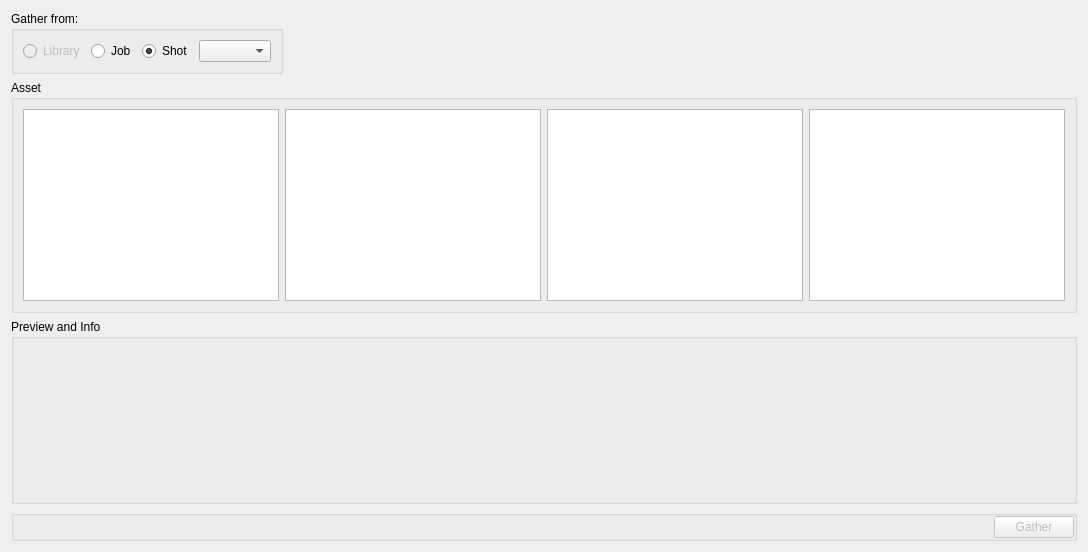
      <widget class="QWidget" name="gather_tab">
       <attribute name="title">
        <string>Gather</string>
       </attribute>
       <layout class="QVBoxLayout" name="verticalLayout_11">
        <item>
         <widget class="QFrame" name="gatherAssetTop_frame">
          <property name="sizePolicy">
           <sizepolicy hsizetype="Preferred" vsizetype="Maximum">
            <horstretch>0</horstretch>
            <verstretch>0</verstretch>
           </sizepolicy>
          </property>
          <property name="frameShape">
           <enum>QFrame::NoFrame</enum>
          </property>
          <property name="frameShadow">
           <enum>QFrame::Raised</enum>
          </property>
          <layout class="QHBoxLayout" name="horizontalLayout_14">
           <property name="margin">
            <number>0</number>
           </property>
           <item>
            <widget class="QGroupBox" name="gatherFrom_groupBox">
             <property name="enabled">
              <bool>true</bool>
             </property>
             <property name="sizePolicy">
              <sizepolicy hsizetype="Maximum" vsizetype="Preferred">
               <horstretch>0</horstretch>
               <verstretch>0</verstretch>
              </sizepolicy>
             </property>
             <property name="title">
              <string>Gather from:</string>
             </property>
             <layout class="QHBoxLayout" name="horizontalLayout_6">
              <item>
               <widget class="QRadioButton" name="gatherFromLibrary_radioButton">
                <property name="enabled">
                 <bool>false</bool>
                </property>
                <property name="autoFillBackground">
                 <bool>false</bool>
                </property>
                <property name="text">
                 <string>Library</string>
                </property>
                <property name="checked">
                 <bool>false</bool>
                </property>
                <property name="autoExclusive">
                 <bool>true</bool>
                </property>
               </widget>
              </item>
              <item>
               <widget class="QRadioButton" name="gatherFromJob_radioButton">
                <property name="enabled">
                 <bool>true</bool>
                </property>
                <property name="autoFillBackground">
                 <bool>false</bool>
                </property>
                <property name="text">
                 <string>Job</string>
                </property>
                <property name="checked">
                 <bool>false</bool>
                </property>
                <property name="autoExclusive">
                 <bool>true</bool>
                </property>
               </widget>
              </item>
              <item>
               <widget class="QRadioButton" name="gatherFromShot_radioButton">
                <property name="enabled">
                 <bool>true</bool>
                </property>
                <property name="autoFillBackground">
                 <bool>false</bool>
                </property>
                <property name="text">
                 <string>Shot</string>
                </property>
                <property name="checked">
                 <bool>true</bool>
                </property>
                <property name="autoExclusive">
                 <bool>true</bool>
                </property>
               </widget>
              </item>
              <item>
               <widget class="QComboBox" name="gatherFromShot_comboBox"/>
              </item>
             </layout>
            </widget>
           </item>
           <item>
            <spacer name="horizontalSpacer_2">
             <property name="orientation">
              <enum>Qt::Horizontal</enum>
             </property>
             <property name="sizeHint" stdset="0">
              <size>
               <width>40</width>
               <height>20</height>
              </size>
             </property>
            </spacer>
           </item>
          </layout>
         </widget>
        </item>
        <item>
         <widget class="QGroupBox" name="gatherAsset_groupBox">
          <property name="enabled">
           <bool>true</bool>
          </property>
          <property name="title">
           <string>Asset</string>
          </property>
          <layout class="QHBoxLayout" name="horizontalLayout_13">
           <item>
            <widget class="QListWidget" name="assetType_listWidget">
             <property name="frameShape">
              <enum>QFrame::StyledPanel</enum>
             </property>
             <property name="alternatingRowColors">
              <bool>false</bool>
             </property>
            </widget>
           </item>
           <item>
            <widget class="QListWidget" name="assetName_listWidget">
             <property name="layoutDirection">
              <enum>Qt::LeftToRight</enum>
             </property>
             <property name="frameShape">
              <enum>QFrame::StyledPanel</enum>
             </property>
             <property name="frameShadow">
              <enum>QFrame::Raised</enum>
             </property>
             <property name="alternatingRowColors">
              <bool>false</bool>
             </property>
            </widget>
           </item>
           <item>
            <widget class="QListWidget" name="assetSubType_listWidget">
             <property name="enabled">
              <bool>true</bool>
             </property>
             <property name="layoutDirection">
              <enum>Qt::LeftToRight</enum>
             </property>
             <property name="frameShape">
              <enum>QFrame::StyledPanel</enum>
             </property>
             <property name="frameShadow">
              <enum>QFrame::Raised</enum>
             </property>
             <property name="alternatingRowColors">
              <bool>false</bool>
             </property>
             <property name="selectionRectVisible">
              <bool>false</bool>
             </property>
            </widget>
           </item>
           <item>
            <widget class="QListWidget" name="assetVersion_listWidget">
             <property name="frameShape">
              <enum>QFrame::StyledPanel</enum>
             </property>
             <property name="alternatingRowColors">
              <bool>false</bool>
             </property>
            </widget>
           </item>
          </layout>
          <zorder>assetName_listWidget</zorder>
          <zorder>assetSubType_listWidget</zorder>
          <zorder>assetType_listWidget</zorder>
          <zorder>assetVersion_listWidget</zorder>
         </widget>
        </item>
        <item>
         <widget class="QGroupBox" name="previewAndInfo_groupBox">
          <property name="sizePolicy">
           <sizepolicy hsizetype="Preferred" vsizetype="Maximum">
            <horstretch>0</horstretch>
            <verstretch>0</verstretch>
           </sizepolicy>
          </property>
          <property name="title">
           <string>Preview and Info</string>
          </property>
          <layout class="QHBoxLayout" name="horizontalLayout_15">
           <item>
            <widget class="QLabel" name="gatherImgPreview_label">
             <property name="sizePolicy">
              <sizepolicy hsizetype="Fixed" vsizetype="Fixed">
               <horstretch>0</horstretch>
               <verstretch>0</verstretch>
              </sizepolicy>
             </property>
             <property name="minimumSize">
              <size>
               <width>256</width>
               <height>144</height>
              </size>
             </property>
             <property name="maximumSize">
              <size>
               <width>256</width>
               <height>144</height>
              </size>
             </property>
             <property name="frameShape">
              <enum>QFrame::NoFrame</enum>
             </property>
             <property name="text">
              <string/>
             </property>
            </widget>
           </item>
           <item>
            <widget class="QTextEdit" name="gatherInfo_textEdit">
             <property name="maximumSize">
              <size>
               <width>16777215</width>
               <height>144</height>
              </size>
             </property>
             <property name="palette">
              <palette>
               <active>
                <colorrole role="WindowText">
                 <brush brushstyle="SolidPattern">
                  <color alpha="255">
                   <red>204</red>
                   <green>204</green>
                   <blue>204</blue>
                  </color>
                 </brush>
                </colorrole>
                <colorrole role="Button">
                 <brush brushstyle="SolidPattern">
                  <color alpha="0">
                   <red>0</red>
                   <green>0</green>
                   <blue>0</blue>
                  </color>
                 </brush>
                </colorrole>
                <colorrole role="Text">
                 <brush brushstyle="SolidPattern">
                  <color alpha="255">
                   <red>204</red>
                   <green>204</green>
                   <blue>204</blue>
                  </color>
                 </brush>
                </colorrole>
                <colorrole role="ButtonText">
                 <brush brushstyle="SolidPattern">
                  <color alpha="255">
                   <red>204</red>
                   <green>204</green>
                   <blue>204</blue>
                  </color>
                 </brush>
                </colorrole>
                <colorrole role="Base">
                 <brush brushstyle="NoBrush">
                  <color alpha="255">
                   <red>0</red>
                   <green>0</green>
                   <blue>0</blue>
                  </color>
                 </brush>
                </colorrole>
                <colorrole role="Window">
                 <brush brushstyle="SolidPattern">
                  <color alpha="0">
                   <red>0</red>
                   <green>0</green>
                   <blue>0</blue>
                  </color>
                 </brush>
                </colorrole>
               </active>
               <inactive>
                <colorrole role="WindowText">
                 <brush brushstyle="SolidPattern">
                  <color alpha="255">
                   <red>204</red>
                   <green>204</green>
                   <blue>204</blue>
                  </color>
                 </brush>
                </colorrole>
                <colorrole role="Button">
                 <brush brushstyle="SolidPattern">
                  <color alpha="0">
                   <red>0</red>
                   <green>0</green>
                   <blue>0</blue>
                  </color>
                 </brush>
                </colorrole>
                <colorrole role="Text">
                 <brush brushstyle="SolidPattern">
                  <color alpha="255">
                   <red>204</red>
                   <green>204</green>
                   <blue>204</blue>
                  </color>
                 </brush>
                </colorrole>
                <colorrole role="ButtonText">
                 <brush brushstyle="SolidPattern">
                  <color alpha="255">
                   <red>204</red>
                   <green>204</green>
                   <blue>204</blue>
                  </color>
                 </brush>
                </colorrole>
                <colorrole role="Base">
                 <brush brushstyle="NoBrush">
                  <color alpha="255">
                   <red>0</red>
                   <green>0</green>
                   <blue>0</blue>
                  </color>
                 </brush>
                </colorrole>
                <colorrole role="Window">
                 <brush brushstyle="SolidPattern">
                  <color alpha="0">
                   <red>0</red>
                   <green>0</green>
                   <blue>0</blue>
                  </color>
                 </brush>
                </colorrole>
               </inactive>
               <disabled>
                <colorrole role="WindowText">
                 <brush brushstyle="SolidPattern">
                  <color alpha="255">
                   <red>102</red>
                   <green>102</green>
                   <blue>102</blue>
                  </color>
                 </brush>
                </colorrole>
                <colorrole role="Button">
                 <brush brushstyle="SolidPattern">
                  <color alpha="0">
                   <red>0</red>
                   <green>0</green>
                   <blue>0</blue>
                  </color>
                 </brush>
                </colorrole>
                <colorrole role="Text">
                 <brush brushstyle="SolidPattern">
                  <color alpha="255">
                   <red>102</red>
                   <green>102</green>
                   <blue>102</blue>
                  </color>
                 </brush>
                </colorrole>
                <colorrole role="ButtonText">
                 <brush brushstyle="SolidPattern">
                  <color alpha="255">
                   <red>102</red>
                   <green>102</green>
                   <blue>102</blue>
                  </color>
                 </brush>
                </colorrole>
                <colorrole role="Base">
                 <brush brushstyle="NoBrush">
                  <color alpha="255">
                   <red>0</red>
                   <green>0</green>
                   <blue>0</blue>
                  </color>
                 </brush>
                </colorrole>
                <colorrole role="Window">
                 <brush brushstyle="SolidPattern">
                  <color alpha="0">
                   <red>0</red>
                   <green>0</green>
                   <blue>0</blue>
                  </color>
                 </brush>
                </colorrole>
               </disabled>
              </palette>
             </property>
             <property name="styleSheet">
              <string notr="true">QTextEdit, QPlainTextEdit, QListView {
	background: transparent;
	border-color: transparent;
}
</string>
             </property>
             <property name="frameShape">
              <enum>QFrame::NoFrame</enum>
             </property>
             <property name="frameShadow">
              <enum>QFrame::Plain</enum>
             </property>
             <property name="readOnly">
              <bool>true</bool>
             </property>
             <property name="html">
              <string>&lt;!DOCTYPE HTML PUBLIC &quot;-//W3C//DTD HTML 4.0//EN&quot; &quot;http://www.w3.org/TR/REC-html40/strict.dtd&quot;&gt;
&lt;html&gt;&lt;head&gt;&lt;meta name=&quot;qrichtext&quot; content=&quot;1&quot; /&gt;&lt;style type=&quot;text/css&quot;&gt;
p, li { white-space: pre-wrap; }
&lt;/style&gt;&lt;/head&gt;&lt;body style=&quot; font-family:'MS Shell Dlg 2'; font-size:8.25pt; font-weight:400; font-style:normal;&quot;&gt;
&lt;p style=&quot; margin-top:0px; margin-bottom:0px; margin-left:0px; margin-right:0px; -qt-block-indent:0; text-indent:0px;&quot;&gt;&lt;span style=&quot; font-family:'Helvetica'; font-size:11pt;&quot;&gt;&lt;br /&gt;&lt;/span&gt;&lt;/p&gt;&lt;/body&gt;&lt;/html&gt;</string>
             </property>
            </widget>
           </item>
          </layout>
         </widget>
        </item>
        <item>
         <widget class="QGroupBox" name="groupBox">
          <property name="sizePolicy">
           <sizepolicy hsizetype="Preferred" vsizetype="Maximum">
            <horstretch>0</horstretch>
            <verstretch>0</verstretch>
           </sizepolicy>
          </property>
          <property name="title">
           <string/>
          </property>
          <property name="flat">
           <bool>true</bool>
          </property>
          <layout class="QHBoxLayout" name="horizontalLayout_18">
           <property name="margin">
            <number>0</number>
           </property>
           <item>
            <spacer name="horizontalSpacer_3">
             <property name="orientation">
              <enum>Qt::Horizontal</enum>
             </property>
             <property name="sizeHint" stdset="0">
              <size>
               <width>40</width>
               <height>20</height>
              </size>
             </property>
            </spacer>
           </item>
           <item>
            <widget class="QPushButton" name="gather_pushButton">
             <property name="enabled">
              <bool>false</bool>
             </property>
             <property name="sizePolicy">
              <sizepolicy hsizetype="Maximum" vsizetype="Fixed">
               <horstretch>0</horstretch>
               <verstretch>0</verstretch>
              </sizepolicy>
             </property>
             <property name="text">
              <string>Gather</string>
             </property>
             <property name="default">
              <bool>false</bool>
             </property>
             <property name="flat">
              <bool>false</bool>
             </property>
            </widget>
           </item>
          </layout>
         </widget>
        </item>
       </layout>
      </widget>
